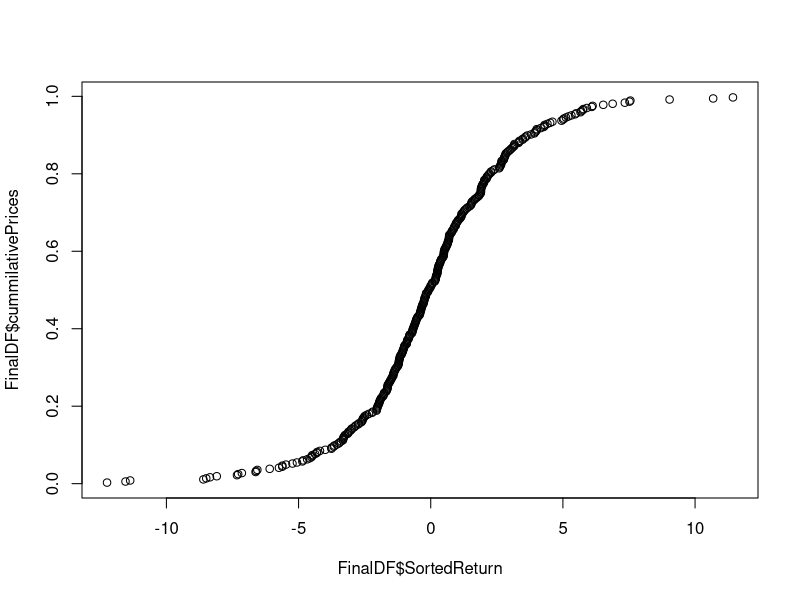

Here is the R script that generated this plot:
## ---- chunk 1
library(dplyr)
library(Hmisc)

PriceCSV <- read.csv("R_Feed.csv")
head(PriceCSV)
## ---- chunk 2

PriceCSV$days<-PriceCSV$days-1
#Creating a lag value for prices 
PriceCSV$lag <- Lag(PriceCSV$coinbase, +1)
PriceCSV$Return <- ((PriceCSV$coinbase - PriceCSV$lag)/PriceCSV$lag)*100
head(PriceCSV)
## ---- chunk 3
PriceCSV$cummilativePrices <- PriceCSV$days/366
sortValues<- as.data.frame(sort(PriceCSV$Return))

FinalDF<- PriceCSV[-1,]
FinalDF<- cbind(FinalDF,sortValues$`sort(PriceCSV$Return)`)

colnames(FinalDF)[colnames(FinalDF) == 'sortValues$`sort(PriceCSV$Return)`'] <- 'SortedReturn'
head(FinalDF)

## ---- chunk 4
plot(FinalDF$SortedReturn,FinalDF$cummilativePrices)


## ---- chunk 5
for(i in 1:nrow(FinalDF))
{
  if(FinalDF$SortedReturn[i] >= -9){
    v1<-i
    v2<- i-1
    break;
  }
}

InterpolatedForValue <-approx(c(FinalDF$SortedReturn[v1],FinalDF$SortedReturn[v2]), c(FinalDF$cummilativePrices[v1],FinalDF$cummilativePrices[v2]),xout=-9)
InterpolatedForValue <- InterpolatedForValue$y
InterpolatedForValue
## ---- chunk 6
probabilityResult <- 1-((1-InterpolatedForValue)^5)
probabilityResult
## ---- chunk 7
print(paste("The probability is:",probabilityResult*100, "%"))
